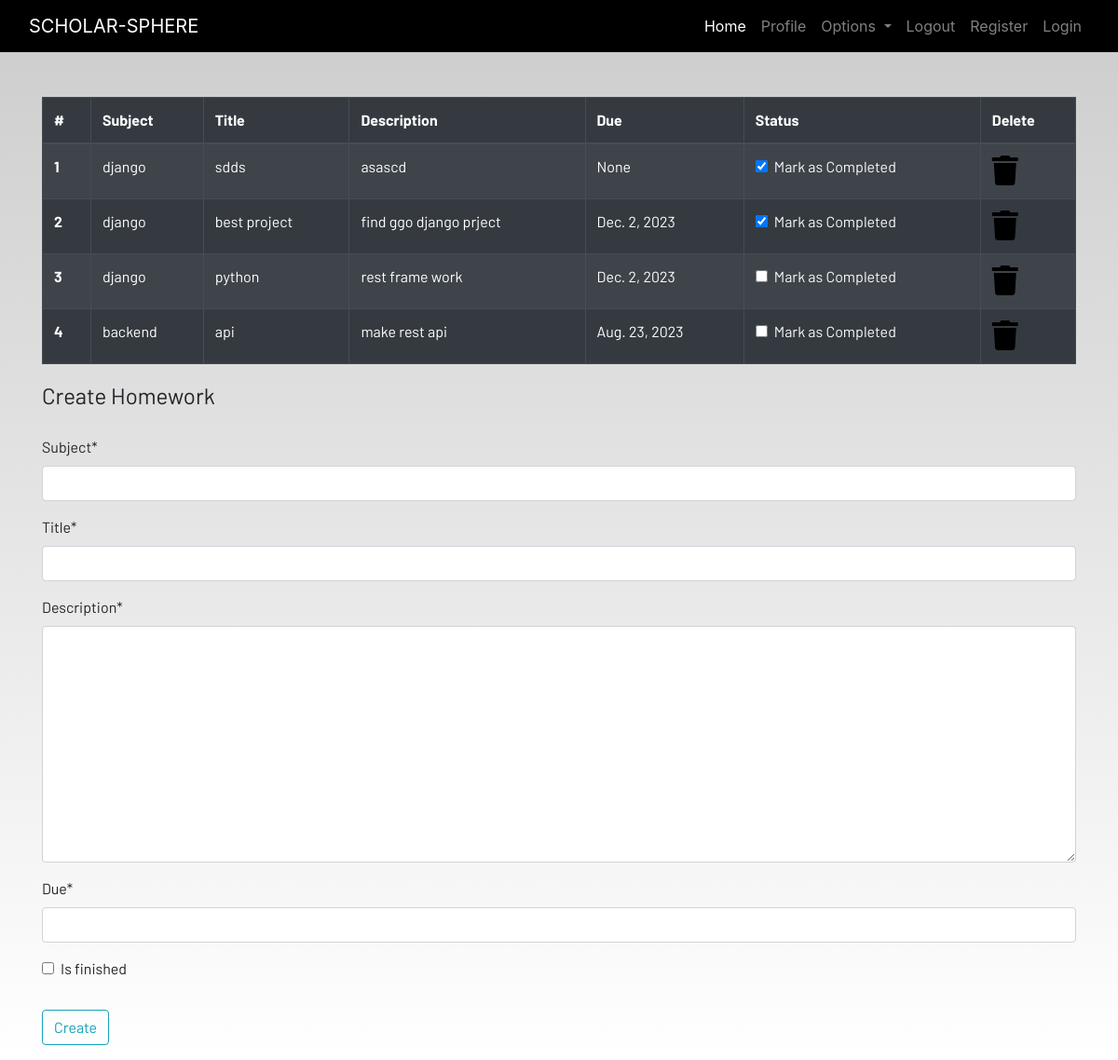
The page /homework (signed in) on the database its author committed.
### dashboard/models.py (models this page shows, shortened)
class Homework(models.Model):
    user = models.ForeignKey(User , on_delete =models.CASCADE)
    subject = models.CharField(max_length=50)
    title = models.CharField(max_length=100)
    description = models.TextField()
    due = models.DateField()
    is_finished = models.BooleanField(default=False)

### dashboard/views.py (the view)
# urls.py: path('homework', views.homework, name = "homework"),
def homework(request):
    if request.method == "POST":
        form = HomeworkForm(request.POST)
        if form.is_valid():
            try:
                finished = request.POST['is_finished']
                if finished == 'on':
                    finished = True
                else:
                    finished = False
            except:
                finished = False
            homework = Homework(user = request.user , subject = request.POST['subject'] , title = request.POST['title'] , description = request.POST['description'] , due = request.POST['due'] , is_finished = finished)
            homework.save()
            messages.success(request , f"Homework Added successfully from :{request.user.username}")
    else:
        form = HomeworkForm()
    homework = Homework.objects.filter(user = request.user)
    if len(homework) == 0:
        homework_done = True
    else:
        homework_done = False
    context = {"homeworks": homework , 'homework_done': homework_done , 'form':form}
    return render(request , 'dashboard/homework.html' , context)

### dashboard/forms.py
class HomeworkForm(forms.ModelForm):
    class Meta:
        model = Homework
        widget = {'due':DateInput()}
        fields = ['subject' , 'title', 'description' ,'due' ,'is_finished']

### dashboard/templates/dashboard/homework.html (shortened to what this page needs)
{% extends 'dashboard/base.html' %}
{% load crispy_forms_tags %}
{% load static %}
{% block content %}
<div class="container">
    {% if not homework_done %}
    <table class="table table-striped table-bordered table-hover table-dark">
        <thead>
            <tr>
                <th scope="col">#</th>
                <th scope="col">Subject</th>
                <th scope="col">Title</th>
                <th scope="col">Description</th>
                <th scope="col">Due</th>
                <th scope="col">Status</th>
                <th scope="col">Delete</th>
            </tr>
        </thead>
        <tbody>
            {% for homework in homeworks %}
            <tr>
                <th scope="row">{{forloop.counter}}</th>
                <td>{{homework.subject}}</td>
                <td>{{homework.title}}</td>
                <td>{{homework.description }}</td>
                <td>{{homework.due}}</td>
                <td>
                    <a href="{% url 'update-homework' homework.id %}">
                        <div class="form-check">
                            {% if homework.is_finished %}
                            <input class="form-check-input" type="checkbox" value="" checked>
                            {% else %}
                            <input class="form-check-input" type="checkbox" value="">
                            {% endif %}
                            <label class="form-check-label text-light" for="flexCheckDefault">
                                Mark as Completed
                            </label>
                        </div>
                    </a>
                </td>
                <td><a href="{% url 'delete-homework' homework.id %}"><i class="fa fa-trash fa-2x"></i></a></td>
            </tr> {% endfor %}
        </tbody>
    </table>
    {% else %}
    <h4>All homeworks are completed!! Create to have more!!</h4>
     {% endif %}
</div>
<div class=" container">
    <form method="POST">
        <fieldset class="form-group">
            <legend class="border-bottom mb-4">Create Homework</legend>
            {{form|crispy}}
        </fieldset>
        <div class="form-group">
            <button href="" class="btn btn-outline-info" type="submit">
                Create
            </button>
        </div>
    </form>
</div>
{% endblock content %}

### static/css/main.css (style rules this page uses)
html { scroll-behavior: smooth; height: 100%; width: 100%; }
a { text-decoration: none !important; color: black; }
html, body { max-width: 100%; overflow-x: hidden; height: 100%; width: 100%; }
body { background: linear-gradient(rgba(0, 0, 0, 0.2), rgba(255, 255, 255, 0.5)); overflow-x: hidden; background-repeat: no-repeat; }
.fa { color: black; }

### rows shown on the page
Homework: subject "django", title "sdds", description "asascd", due "None"
Homework: subject "django", title "best project", description "find ggo django prject", due "Dec. 2, 2023"
Homework: subject "django", title "python", description "rest frame work", due "Dec. 2, 2023"
Homework: subject "backend", title "api", description "make rest api", due "Aug. 23, 2023"
